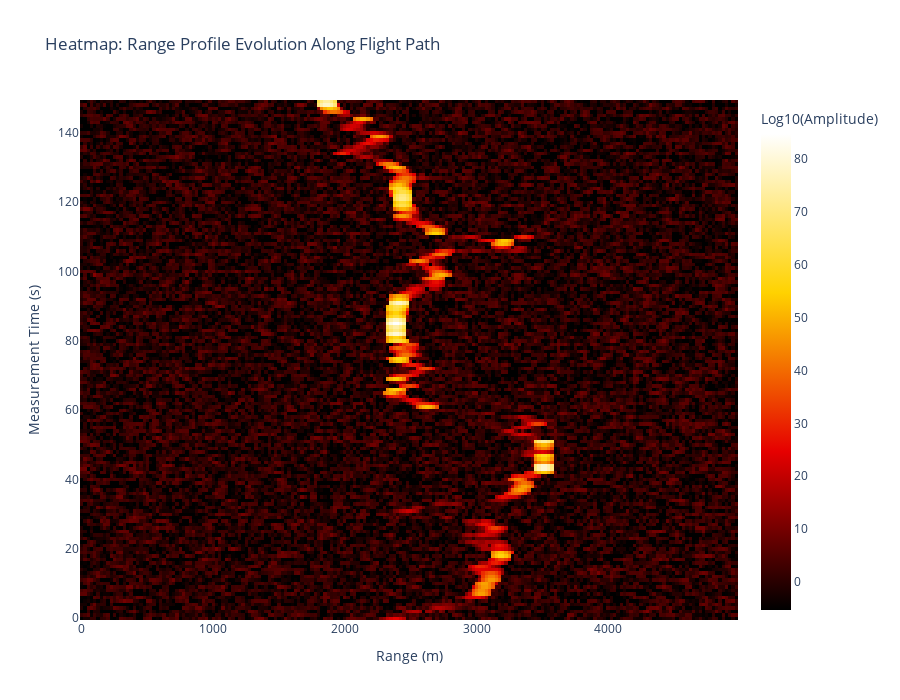

The code cell stored with this chart in its notebook:
### Markdown cell above
### Visualize Altitude Profile

Display the altitude profile showing terrain ground return.

**Interpretation:**

- **X-axis**: Range (m) → Distance from altimeter (altitude)
- **Y-axis**: Amplitude → Ground return strength
- **Main Peak**: Indicates altitude above terrain (~4000m)
- **Signal Spreading**: Shows terrain elevation variations
- **Noise Floor**: Background noise level

**Processing Chain Summary:**

1. **Matched Filter**: 30 dB processing gain
2. **Peak Detection**: Identifies altitude measurement
3. **Time to Altitude**: Converts peak location to height

The matched filter enables clear detection of ground return for accurate altitude measurement.

### Code cell
# Create range axis from time (convert to distance)
range_axis = mod_t * light_speed / 2  # Range = c*t/2

# Create heatmap visualization showing range profile evolution along flight path
import plotly.graph_objs as go

# Prepare data for heatmap: rows = measurement times, columns = range bins
n_measurements = len(meausrement_time)
heatmap_data = 20*np.log10(np.abs(range_profile[:, 0, :]))

# Calculate color scale limits: max to max-20
z_max = np.max(heatmap_data)
z_min = z_max - 90

# Create heatmap
fig = go.Figure(data=go.Heatmap(
    x=range_axis,
    y=meausrement_time,
    z=heatmap_data,
    colorscale='Hot',
    zmin=z_min,
    zmax=z_max,
    colorbar=dict(title="Log10(Amplitude)"),
))

# Configure layout
fig.update_layout(
    title="Heatmap: Range Profile Evolution Along Flight Path",
    xaxis=dict(title="Range (m)", gridcolor="lightgray"),
    yaxis=dict(title="Measurement Time (s)", gridcolor="lightgray"),
    height=700,
)

# uncomment this to display interactive plot
fig.show()

# display static image to reduce size on radarsimx.com
# img_bytes = fig.to_image(format="jpg", scale=2)
# display(Image(img_bytes))

### Figure 1 — Plotly figure (JSON) as saved in the notebook; plotly's stock layout.template omitted (floating-point values rounded to 4 significant figures; data arrays with more than 128 entries replaced by an {"elided": "..."} marker saying what was removed)
{"data": [{"colorbar": {"title": {"text": "Log10(Amplitude)"}}, "colorscale": [[0, "rgb(0,0,0)"], [0.3333, "rgb(230,0,0)"], [0.6667, "rgb(255,210,0)"], [1, "rgb(255,255,255)"]], "type": "heatmap", "x": {"elided": "200 float values"}, "y": {"elided": "150 int values"}, "z": {"elided": "150x200 float values"}, "zmax": 84.71, "zmin": -5.292}], "layout": {"height": 700, "title": {"text": "Heatmap: Range Profile Evolution Along Flight Path"}, "xaxis": {"gridcolor": "lightgray", "title": {"text": "Range (m)"}}, "yaxis": {"gridcolor": "lightgray", "title": {"text": "Measurement Time (s)"}}}}
